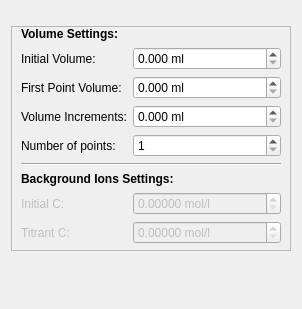
                 <widget class="QWidget" name="page">
                  <property name="sizePolicy">
                   <sizepolicy hsizetype="Maximum" vsizetype="Preferred">
                    <horstretch>0</horstretch>
                    <verstretch>0</verstretch>
                   </sizepolicy>
                  </property>
                  <layout class="QHBoxLayout" name="horizontalLayout_9">
                   <item>
                    <widget class="QWidget" name="widget_3" native="true">
                     <property name="sizePolicy">
                      <sizepolicy hsizetype="Expanding" vsizetype="Preferred">
                       <horstretch>0</horstretch>
                       <verstretch>0</verstretch>
                      </sizepolicy>
                     </property>
                     <property name="minimumSize">
                      <size>
                       <width>263</width>
                       <height>287</height>
                      </size>
                     </property>
                     <layout class="QVBoxLayout" name="verticalLayout_9">
                      <property name="leftMargin">
                       <number>0</number>
                      </property>
                      <property name="topMargin">
                       <number>15</number>
                      </property>
                      <property name="rightMargin">
                       <number>0</number>
                      </property>
                      <property name="bottomMargin">
                       <number>0</number>
                      </property>
                      <item>
                       <widget class="QFrame" name="frame">
                        <property name="sizePolicy">
                         <sizepolicy hsizetype="Maximum" vsizetype="Maximum">
                          <horstretch>0</horstretch>
                          <verstretch>0</verstretch>
                         </sizepolicy>
                        </property>
                        <property name="minimumSize">
                         <size>
                          <width>280</width>
                          <height>0</height>
                         </size>
                        </property>
                        <property name="frameShape">
                         <enum>QFrame::StyledPanel</enum>
                        </property>
                        <property name="frameShadow">
                         <enum>QFrame::Raised</enum>
                        </property>
                        <layout class="QFormLayout" name="formLayout">
                         <property name="topMargin">
                          <number>0</number>
                         </property>
                         <property name="bottomMargin">
                          <number>6</number>
                         </property>
                         <item row="0" column="0" colspan="2">
                          <widget class="QLabel" name="label_3">
                           <property name="text">
                            <string>&lt;html&gt;&lt;head/&gt;&lt;body&gt;&lt;p&gt;&lt;span style=&quot; font-weight:600;&quot;&gt;Volume Settings:&lt;/span&gt;&lt;/p&gt;&lt;/body&gt;&lt;/html&gt;</string>
                           </property>
                          </widget>
                         </item>
                         <item row="1" column="0">
                          <widget class="QLabel" name="v0_label">
                           <property name="text">
                            <string>Initial Volume:</string>
                           </property>
                          </widget>
                         </item>
                         <item row="1" column="1">
                          <widget class="CustomSpinBox" name="v0">
                           <property name="statusTip">
                            <string>Initial volume in the titration vessel.</string>
                           </property>
                           <property name="suffix">
                            <string> ml</string>
                           </property>
                           <property name="decimals">
                            <number>3</number>
                           </property>
                           <property name="maximum">
                            <double>900.000000000000000</double>
                           </property>
                           <property name="singleStep">
                            <double>0.050000000000000</double>
                           </property>
                          </widget>
                         </item>
                         <item row="2" column="0">
                          <widget class="QLabel" name="initv_label">
                           <property name="text">
                            <string>First Point Volume:</string>
                           </property>
                          </widget>
                         </item>
                         <item row="2" column="1">
                          <widget class="CustomSpinBox" name="initv">
                           <property name="statusTip">
                            <string>Volume in the vessel at the first titration point.</string>
                           </property>
                           <property name="suffix">
                            <string> ml</string>
                           </property>
                           <property name="decimals">
                            <number>3</number>
                           </property>
                           <property name="maximum">
                            <double>900.000000000000000</double>
                           </property>
                           <property name="singleStep">
                            <double>0.050000000000000</double>
                           </property>
                          </widget>
                         </item>
                         <item row="3" column="0">
                          <widget class="QLabel" name="vinc_label">
                           <property name="text">
                            <string>Volume Increments:</string>
                           </property>
                          </widget>
                         </item>
                         <item row="3" column="1">
                          <widget class="CustomSpinBox" name="vinc">
                           <property name="statusTip">
                            <string>Increment in volume for each titration point.</string>
                           </property>
                           <property name="suffix">
                            <string> ml</string>
                           </property>
                           <property name="decimals">
                            <number>3</number>
                           </property>
                           <property name="maximum">
                            <double>900.000000000000000</double>
                           </property>
                           <property name="singleStep">
                            <double>0.050000000000000</double>
                           </property>
                          </widget>
                         </item>
                         <item row="4" column="0">
                          <widget class="QLabel" name="nop_label">
                           <property name="text">
                            <string>Number of points:</string>
                           </property>
                          </widget>
                         </item>
                         <item row="4" column="1">
                          <widget class="CustomSpinBox" name="nop">
                           <property name="statusTip">
                            <string>Number of titration points.</string>
                           </property>
                           <property name="suffix">
                            <string/>
                           </property>
                           <property name="decimals">
                            <number>0</number>
                           </property>
                           <property name="minimum">
                            <double>1.000000000000000</double>
                           </property>
                           <property name="maximum">
                            <double>9000.000000000000000</double>
                           </property>
                           <property name="singleStep">
                            <double>1.000000000000000</double>
                           </property>
                          </widget>
                         </item>
                         <item row="5" column="0" colspan="2">
                          <widget class="Line" name="line_2">
                           <property name="orientation">
                            <enum>Qt::Horizontal</enum>
                           </property>
                          </widget>
                         </item>
                         <item row="6" column="0" colspan="2">
                          <widget class="QLabel" name="label_4">
                           <property name="text">
                            <string>&lt;html&gt;&lt;head/&gt;&lt;body&gt;&lt;p&gt;&lt;span style=&quot; font-weight:600;&quot;&gt;Background Ions Settings:&lt;/span&gt;&lt;/p&gt;&lt;/body&gt;&lt;/html&gt;</string>
                           </property>
                          </widget>
                         </item>
                         <item row="7" column="0">
                          <widget class="QLabel" name="c0back_label">
                           <property name="enabled">
                            <bool>false</bool>
                           </property>
                           <property name="text">
                            <string>Initial C:</string>
                           </property>
                          </widget>
                         </item>
                         <item row="8" column="0">
                          <widget class="QLabel" name="ctback_label">
                           <property name="enabled">
                            <bool>false</bool>
                           </property>
                           <property name="text">
                            <string>Titrant C:</string>
                           </property>
                          </widget>
                         </item>
                         <item row="7" column="1">
                          <widget class="CustomSpinBox" name="c0back">
                           <property name="enabled">
                            <bool>false</bool>
                           </property>
                           <property name="statusTip">
                            <string>Initial concentration of background ions in titration vessel.</string>
                           </property>
                           <property name="suffix">
                            <string> mol/l</string>
                           </property>
                           <property name="decimals">
                            <number>5</number>
                           </property>
                           <property name="maximum">
                            <double>900.000000000000000</double>
                           </property>
                           <property name="singleStep">
                            <double>0.050000000000000</double>
                           </property>
                          </widget>
                         </item>
                         <item row="8" column="1">
                          <widget class="CustomSpinBox" name="ctback">
                           <property name="enabled">
                            <bool>false</bool>
                           </property>
                           <property name="statusTip">
                            <string>Concentration of background ions in the titrant.</string>
                           </property>
                           <property name="suffix">
                            <string> mol/l</string>
                           </property>
                           <property name="decimals">
                            <number>5</number>
                           </property>
                           <property name="maximum">
                            <double>900.000000000000000</double>
                           </property>
                           <property name="singleStep">
                            <double>0.050000000000000</double>
                           </property>
                          </widget>
                         </item>
                        </layout>
                       </widget>
                      </item>
                      <item>
                       <spacer name="verticalSpacer_3">
                        <property name="orientation">
                         <enum>Qt::Vertical</enum>
                        </property>
                        <property name="sizeType">
                         <enum>QSizePolicy::Expanding</enum>
                        </property>
                        <property name="sizeHint" stdset="0">
                         <size>
                          <width>20</width>
                          <height>40</height>
                         </size>
                        </property>
                       </spacer>
                      </item>
                     </layout>
                    </widget>
                   </item>
                  </layout>
                 </widget>
